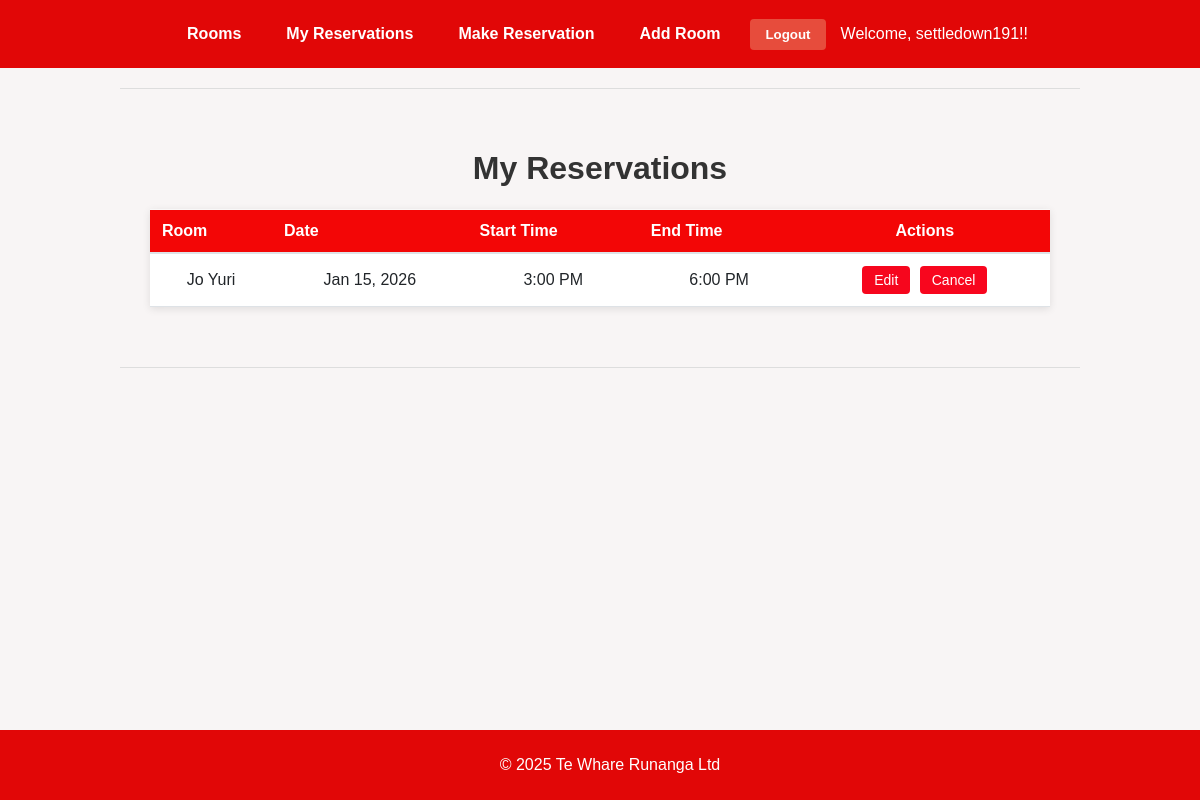
The app's page /my_reservations/ (signed in) with its own data.
### reservations/models.py (models this page shows, shortened)
class Reservation(models.Model):
    user = models.ForeignKey(User, on_delete=models.CASCADE)
    room = models.ForeignKey(ConferenceRoom, on_delete=models.CASCADE)
    date = models.DateField()
    start_time = models.TimeField()
    end_time = models.TimeField()
    created_at = models.DateTimeField(auto_now_add=True)

class ConferenceRoom(models.Model):
    name = models.CharField(max_length=100)
    location = models.CharField(max_length=100)
    capacity = models.PositiveIntegerField()

### reservations/views.py (the view)
# urls.py: path('my_reservations/', views.my_reservations, name='my_reservations'),
@login_required
def my_reservations(request):
    now = timezone.now()  # get the current date and time
    reservations = Reservation.objects.filter(
        user=request.user,
        date__gte=now.date()  # Only get reservations from today or later
    ).filter(
        Q(date__gt=now.date()) |
        Q(date=now.date(), end_time__gt=now.time())
    ).order_by('date', 'start_time')
    return render(request, 'reservations/my_reservations.html', {
        'reservations': reservations
    })

### reservations/templates/reservations/my_reservations.html (shortened to what this page needs)
{% extends 'reservations/base.html' %}
{% block content %}
<h1>My Reservations</h1>
{% if reservations %}
<table class="table" style="width: 100%; border-collapse: collapse; margin: 20px 0;">
    <thead>
        <tr style="background-color: #f8f9fa;">
            <th style="padding: 12px; text-align: left; border-bottom: 2px solid #dee2e6;">Room</th>
            <th style="padding: 12px; text-align: left; border-bottom: 2px solid #dee2e6;">Date</th>
            <th style="padding: 12px; text-align: left; border-bottom: 2px solid #dee2e6;">Start Time</th>
            <th style="padding: 12px; text-align: left; border-bottom: 2px solid #dee2e6;">End Time</th>
            <th style="padding: 12px; text-align: center; border-bottom: 2px solid #dee2e6;">Actions</th>
        </tr>
    </thead>
    <tbody>
        {% for reservation in reservations %}
        <tr style="border-bottom: 1px solid #dee2e6;">
            <td style="padding: 12px;">{{ reservation.room.name }}</td>
            <td style="padding: 12px;">{{ reservation.date|date:"M d, Y" }}</td>
            <td style="padding: 12px;">{{ reservation.start_time|time:"g:i A" }}</td>
            <td style="padding: 12px;">{{ reservation.end_time|time:"g:i A" }}</td>
            <td style="padding: 12px; white-space: nowrap;">
                <a href="{% url 'edit_reservation' reservation.id %}"
                   class="btn-edit"
                   style="display: inline-block; padding: 6px 12px; margin-right: 5px;
                          background-color: #f6061d;
                          color: white;
                          text-decoration: none;
                          border-radius: 4px;
                          font-size: 14px;
                          border: none; cursor: pointer;">
                    Edit
                </a>
                <form method="post" action="{% url 'cancel_reservation' reservation.id %}" style="display: inline;">
                    <button type="submit"
                            class="btn-cancel"
                            onclick="return confirm('Are you sure you want to cancel this reservation?')"
                            style="padding: 6px 12px;
                                   background-color: #f8061e; color: white;
                                   border: none; border-radius: 4px;
                                   font-size: 14px;
                                   cursor: pointer;">
                        Cancel
                    </button>
                </form>
            </td>
        </tr>
        {% endfor %}
    </tbody>
</table>
{% else %}
    <p>No reservations found at this time.</p>
{% endif %}
{% endblock %}

### reservations/templates/reservations/base.html (shortened to what this page needs)
<!DOCTYPE html>
<html lang="en">
<head>
</head>
<body>
<nav>
    <a href="{% url 'room_list' %}">Rooms</a>
    <a href="{% url 'my_reservations' %}">My Reservations</a>
    <a href="{% url 'make_reservation' %}">Make Reservation</a>
    <a href="{% url 'add_room' %}">Add Room</a>
    {% if user.is_authenticated %}
    <form method="post" action="{% url 'logout' %}">
        <button type="submit">Logout</button>
    </form>
    <span>Welcome, {{ user.username }}!!</span>
    {% else %}
    <a href="{% url 'login' %}">Login</a>
    {% endif %}
</nav>
<hr />
<main>
    {% block content %}
    {% endblock %}
</main>
<hr />
<footer>
    <p>&copy; 2025 Te Whare Runanga Ltd</p>
</footer>
</body>
</html>

### reservations/templates/reservations/base.html (style rules this page uses)
body { font-family: Arial, sans-serif; background-color: #f8f5f5; color: #333; margin: 0; padding: 0; text-align: center; }
nav { background-color: #e10707; padding: 15px; display: flex; justify-content: center; align-items: center; flex-wrap: wrap; gap: 15px; }
nav a { color: white; text-decoration: none; font-weight: bold; padding: 10px 15px; border-radius: 5px; transition: background-color 0.3s; }
nav form { display: inline-block; margin: 0; }
nav button { background-color: #e74c3c; color: white; border: none; padding: 8px 15px; border-radius: 4px; cursor: pointer; font-weight: bold; transition: background-color 0.3s; }
nav span { color: white; font_size: 1rem; }
hr { margin: 20px auto; width: 80%; border: 0; height: 1px; background: #ddd; }
main { padding: 20px; max-width: 900px; margin: auto; }
footer { background-color: #e10707; color: white; padding: 10px; font_size: 0.9rem; position: fixed; bottom: 0; width: 100%; }
main form { display: flex; flex-direction: column; allign-items: center; gap: 10px; }
main table { margin: 20px auto; border-collapse: separate; border-spacing: 0; width: auto; max-width: 900px; box-shadow: 0 2px 8px rgba(0, 0, 0, 0.1); border: none; }
main th, main td { padding: 10px 15px; text-align: center; background-color: #fff; border: none; }
main th { background-color: #e10707; color: white; font-weight: bold; }

### reservations/templates/reservations/my_reservations.html (style rules this page uses)
.table { width: 100%; margin-bottom: 1rem; color: #212529; border-collapse: collapse; }
.table th, .table td { padding: 0.75rem; vertical-align: middle; border-top: 1px solid #f8f8f8; }
.table thead th { vertical-align: bottom; border-bottom: 2px solid #f30606; background-color: #f30606; }

### records on screen
Reservation: room.name "Jo Yuri", date "Jan 15, 2026", start_time "3:00 PM", end_time "6:00 PM"

### other values on screen
{{ user.username }} "settledown191"
